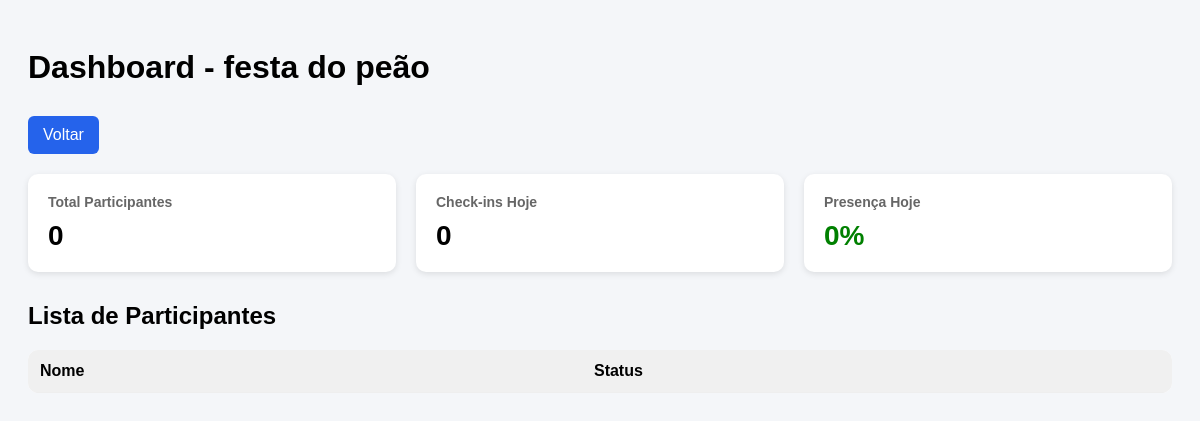
The page /events/2/dashboard/ (signed in) on the database as committed earlier.
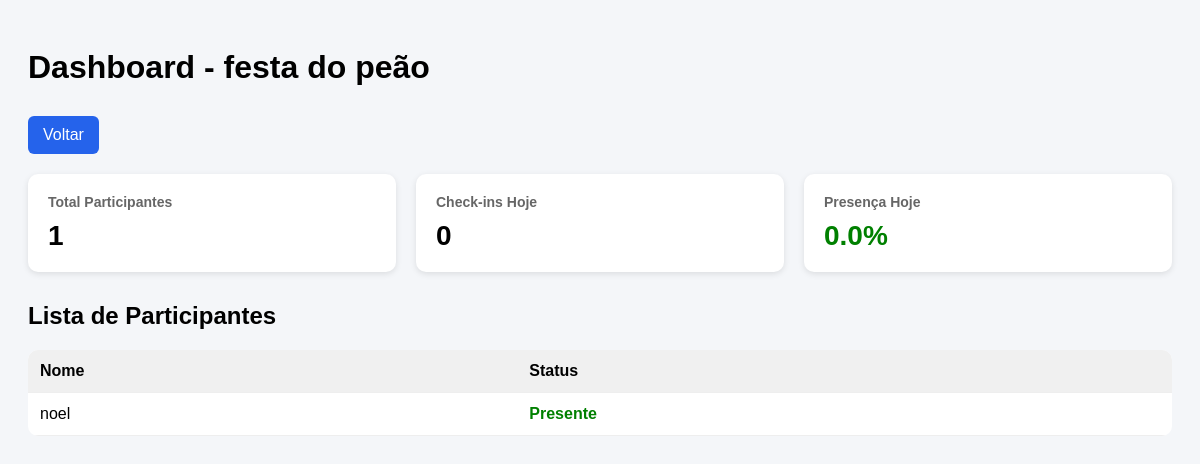
The same page on the database as committed later.
### events/models.py (models this page shows, shortened)
class Participant(models.Model):
    PARTICIPANT_TYPES = [
        ('visitante', 'Visitante'),
        ('expositor', 'Expositor'),
        ('produtor', 'Produtor Rural'),
    ]
    event = models.ForeignKey(Event, on_delete=models.CASCADE, related_name='participants')
    name = models.CharField(max_length=200)
    email = models.EmailField()
    whatsapp = models.CharField(max_length=20)
    participant_type = models.CharField(max_length=20, choices=PARTICIPANT_TYPES)
    qr_code = models.UUIDField(default=uuid.uuid4, editable=False, unique=True)
    qr_image = models.ImageField(upload_to='qrcodes/', blank=True)
    created_at = models.DateTimeField(auto_now_add=True)
    from django.utils import timezone

### events/views.py (the view)
# urls.py: path('<int:event_id>/dashboard/', views.event_dashboard, name='event_dashboard'),
@login_required
def event_dashboard(request, event_id):
    event = get_object_or_404(Event, id=event_id, organizer=request.user)
    total_participants = event.participants.count()
    today = timezone.now().date()
    checkins_today = CheckIn.objects.filter(
        participant__event=event,
        checkin_time__date=today
    ).count()
    total_checkins = CheckIn.objects.filter(
        participant__event=event
    ).count()
    presence_percentage = 0
    if total_participants > 0:
        presence_percentage = (checkins_today / total_participants) * 100
    participants = event.participants.all()
    context = {
        'event': event,
        'total_participants': total_participants,
        'checkins_today': checkins_today,
        'total_checkins': total_checkins,
        'presence_percentage': round(presence_percentage, 2),
        'participants': participants,
    }
    return render(request, 'events/dashboard.html', context)

### events/templates/events/dashboard.html (shortened to what this page needs)
<!DOCTYPE html>
<html>
<head>
</head>
<body>
<h1>Dashboard - {{ event.name }}</h1>
<a class="btn" href="/events/{{ event.id }}/">Voltar</a>
<div class="cards">
    <div class="card">
        <h3>Total Participantes</h3>
        <p>{{ total_participants }}</p>
    </div>
    <div class="card">
        <h3>Check-ins Hoje</h3>
        <p>{{ checkins_today }}</p>
    </div>
    <div class="card">
        <h3>Presença Hoje</h3>
        <p class="percentage">{{ presence_percentage }}%</p>
    </div>
</div>
<h2>Lista de Participantes</h2>
<table>
    <tr>
        <th>Nome</th>
        <th>Status</th>
    </tr>
    {% for participant in participants %}
    <tr>
        <td>{{ participant.name }}</td>
        <td>
            {% if participant.checkins.exists %}
                <span class="present">Presente</span>
            {% else %}
                <span class="absent">Ausente</span>
            {% endif %}
        </td>
    </tr>
    {% endfor %}
</table>
</body>
</html>

Rows that differ between the two databases and show on the page:
added Participant: name "noel", shows "Presente"
Other text that changed with them:
{{ total_participants }}: "0" → "1"
{{ presence_percentage }}: "0" → "0.0"
